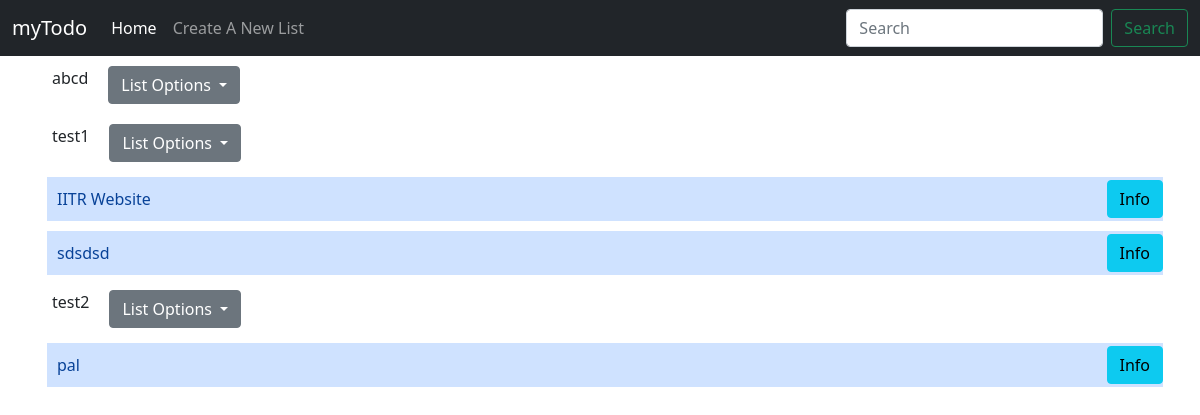
/, run on an earlier commit of the app's database.
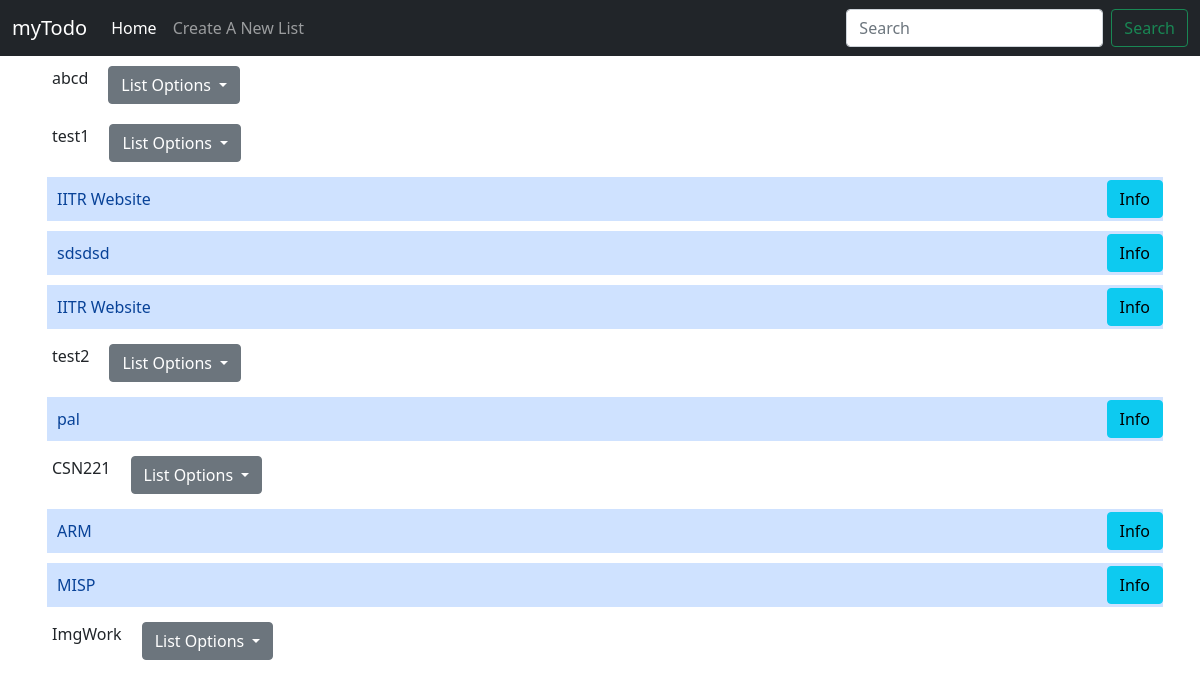
And on a later commit of the database.
### Todo_Application/models.py (models this page shows)
class TodoList(models.Model):
    list_name = models.CharField(max_length=255)
    def __str__(self):
        return f"{self.list_name}"

class TodoItem(models.Model):
    title = models.CharField(max_length=255)
    due_date=models.DateTimeField()
    checked = models.BooleanField(False)
    todo_list = models.ForeignKey(to=TodoList, on_delete=models.CASCADE)
    def __str__(self):
        return f"{self.title}:{self.due_date}"

### Todo_Application/views.py (the view)
# urls.py: path('',views.index, name='index'),
def index(request):
    lists = TodoList.objects.all()
    items = TodoItem.objects.all()
    for lt in lists:
        for item in items:
            if item.todo_list == lt:
                print(f"{item} {lt}")
    context={
        'todolists': lists,
        'items': items
    }
    return render(request, "index.html", context)

### templates/index.html (shortened to what this page needs)
<!doctype html>
<html lang="en">
  <head>
    <link href="https://cdn.jsdelivr.net/npm/bootstrap@5.1.0/dist/css/bootstrap.min.css" rel="stylesheet">
  </head>
  <body>
    <nav class="navbar navbar-expand-lg navbar-dark bg-dark">
        <div class="container-fluid">
          <a class="navbar-brand" href="#">myTodo</a>
          <div class="collapse navbar-collapse" id="navbarSupportedContent">
            <ul class="navbar-nav me-auto mb-2 mb-lg-0">
              <li class="nav-item">
                <a class="nav-link active" aria-current="page" href="#">Home</a>
              </li>
              <li class="nav-item">
                <a class="nav-link" href="create">Create A New List</a>
              </li>
            </ul>
            <form class="d-flex">
              <input class="form-control me-2" type="search" placeholder="Search" aria-label="Search">
              <button class="btn btn-outline-success" type="submit">Search</button>
            </form>
          </div>
        </div>
      </nav>
      <div class="container">
        {% if  todolists%}
        <ul class="list-group">
            {% for todolist in todolists %}
            <div class="utility">
              <span class="list_name elem">{{todolist.list_name}}</span>
              <div class="dropdown elem">
                <button class="btn btn-secondary dropdown-toggle" type="button" id="dropdownMenuButton" data-bs-toggle="dropdown"aria-haspopup="true" aria-expanded="false">
                  List Options
                </button>
              </div>
            </div>
          <ul class="list-group inner">
                {% for item in items %}
                  {% if item.todo_list == todolist %}
                    <li class="list-group-items list-group-item-primary">
                    <span class="title">{{item.title}}</span>
                    <button type="button" class="btn btn-info">Info</button>
                    </li>
                  {% endif %}
                {% endfor %}
            {% endfor %}
          </ul>
        {% else %}
          <b class="error">You have not created any lists yet!</b>
        </ul>
        {% endif %}
      </div>
  </body>
</html>

What changed in the data, as far as the page shows it:
added TodoItem: title "IITR Website", shown under TodoList "test1"
added TodoList: list_name "CSN221"
added TodoItem: title "ARM", shown under "CSN221"
added TodoItem: title "MISP", shown under "CSN221"
added TodoList: list_name "ImgWork"
